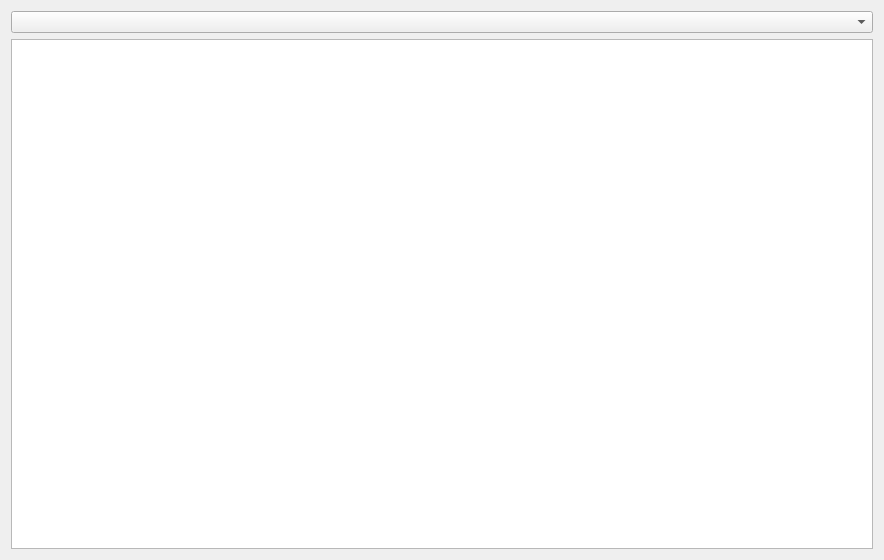
<?xml version="1.0" encoding="UTF-8"?>
<ui version="4.0">
 <class>Decompiler</class>
 <widget class="QDialog" name="Decompiler">
  <property name="geometry">
   <rect>
    <x>0</x>
    <y>0</y>
    <width>884</width>
    <height>560</height>
   </rect>
  </property>
  <property name="windowTitle">
   <string>Dialog</string>
  </property>
  <layout class="QVBoxLayout" name="verticalLayout">
   <item>
    <widget class="QComboBox" name="comboBox"/>
   </item>
   <item>
    <widget class="QPlainTextEdit" name="plainTextEdit"/>
   </item>
  </layout>
 </widget>
 <resources/>
 <connections/>
</ui>
